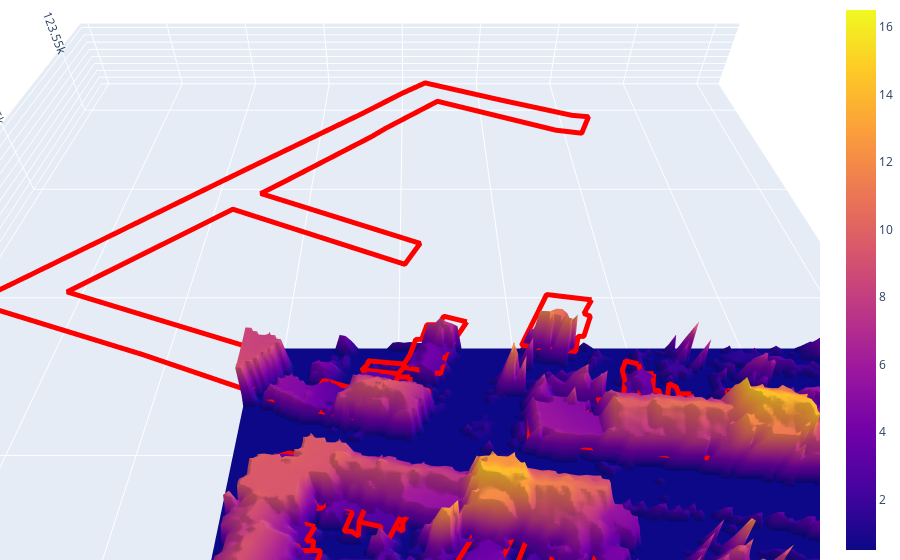

The notebook cell this image was saved under:
### Code cell
fig = go.Figure(go.Surface(z=z_data.values, x=z_data.columns, y=z_data.index, opacity=1))
         
for feature in features:
    fig.add_scatter3d(x=feature['X'], y=feature['Y'], z=[3]*len(feature['X']), 
                      mode='lines',showlegend=False, 
                      line=dict(color='red', width=10)
                     )

fig.update_layout(
    title=address,
    margin=dict(t=40, r=0, l=0, b=40),
    scene = {"xaxis": {'showspikes': False},
             "yaxis": {'showspikes': False},
             "zaxis": {'showspikes': False},
             'camera_eye': {"x": 0, "y": -0.5, "z": 0.5},
             "aspectratio": {"x": 1, "y": 1, "z": 0.1}
            })
fig.update_geos(fitbounds="locations", visible=False)
fig.update_layout(margin={"r": 0, "t": 0, "l": 0, "b": 0})
#fig.write_html('./templates/map.html',
#                   full_html=False,
#                   include_plotlyjs='cdn')

### Figure 1 — Plotly figure (JSON) as saved in the notebook; plotly's stock layout.template omitted (floating-point values rounded to 4 significant figures; data arrays with more than 128 entries replaced by an {"elided": "..."} marker saying what was removed)
{"data": [{"opacity": 1, "type": "surface", "x": [155615, 155616, 155617, 155618, 155619, 155620, 155621, 155622, 155623, 155624, 155625, 155626, 155627, 155628, 155629, 155630, 155631, 155632, 155633, 155634, 155635, 155636, 155637, 155638, 155639, 155640, 155641, 155642, 155643, 155644, 155645, 155646, 155647, 155648, 155649, 155650, 155651, 155652, 155653, 155654, 155655, 155656, 155657, 155658, 155659, 155660, 155661, 155662, 155663, 155664, 155665, 155666, 155667, 155668, 155669, 155670, 155671, 155672, 155673, 155674, 155675, 155676, 155677, 155678, 155679, 155680, 155681, 155682, 155683, 155684, 155685, 155686, 155687, 155688, 155689, 155690, 155691, 155692, 155693, 155694, 155695, 155696, 155697, 155698, 155699, 155700, 155701, 155702, 155703, 155704, 155705, 155706, 155707, 155708, 155709, 155710, 155711, 155712, 155713, 155714, 155715], "y": [123431, 123430, 123429, 123428, 123427, 123426, 123425, 123424, 123423, 123422, 123421, 123420, 123419, 123418, 123417, 123416, 123415, 123414, 123413, 123412, 123411, 123410, 123409, 123408, 123407, 123406, 123405, 123404, 123403, 123402, 123401, 123400, 123399, 123398, 123397, 123396, 123395, 123394, 123393, 123392, 123391, 123390, 123389, 123388, 123387, 123386, 123385, 123384, 123383, 123382, 123381, 123380, 123379, 123378, 123377, 123376, 123375, 123374, 123373, 123372, 123371, 123370, 123369, 123368, 123367, 123366, 123365, 123364, 123363, 123362, 123361, 123360, 123359, 123358, 123357, 123356, 123355, 123354, 123353, 123352, 123351, 123350, 123349, 123348, 123347, 123346, 123345, 123344, 123343, 123342, 123341, 123340, 123339, 123338, 123337, 123336, 123335, 123334, 123333, 123332, 123331], "z": {"elided": "101x101 float values"}}, {"line": {"color": "red", "width": 10}, "mode": "lines", "showlegend": false, "type": "scatter3d", "x": [155618, 155620, 155619, 155617, 155617, 155618, 155618, 155621, 155621, 155618, 155616, 155613, 155613, 155613, 155615, 155618], "y": [123332, 123332, 123330, 123330, 123329, 123329, 123329, 123329, 123326, 123327, 123328, 123328, 123329, 123329, 123333, 123332], "z": [3, 3, 3, 3, 3, 3, 3, 3, 3, 3, 3, 3, 3, 3, 3, 3]}, {"line": {"color": "red", "width": 10}, "mode": "lines", "showlegend": false, "type": "scatter3d", "x": [155621, 155620, 155618, 155615, 155615, 155616, 155616, 155621], "y": [123337, 123332, 123332, 123333, 123333, 123338, 123338, 123337], "z": [3, 3, 3, 3, 3, 3, 3, 3]}, {"line": {"color": "red", "width": 10}, "mode": "lines", "showlegend": false, "type": "scatter3d", "x": [155616, 155616, 155615, 155607, 155607, 155608, 155616], "y": [123338, 123338, 123333, 123336, 123337, 123340, 123338], "z": [3, 3, 3, 3, 3, 3, 3]}, {"line": {"color": "red", "width": 10}, "mode": "lines", "showlegend": false, "type": "scatter3d", "x": [155620, 155625, 155627, 155626, 155623, 155621, 155616, 155617, 155617, 155617, 155620], "y": [123342, 123341, 123341, 123335, 123336, 123337, 123338, 123343, 123343, 123343, 123342], "z": [3, 3, 3, 3, 3, 3, 3, 3, 3, 3, 3]}, {"line": {"color": "red", "width": 10}, "mode": "lines", "showlegend": false, "type": "scatter3d", "x": [155617, 155617, 155616, 155608, 155609, 155617], "y": [123343, 123343, 123338, 123340, 123345, 123343], "z": [3, 3, 3, 3, 3, 3]}, {"line": {"color": "red", "width": 10}, "mode": "lines", "showlegend": false, "type": "scatter3d", "x": [155621, 155621, 155621, 155621, 155625, 155625, 155620, 155617, 155619, 155621], "y": [123347, 123346, 123346, 123344, 123342, 123341, 123342, 123343, 123348, 123347], "z": [3, 3, 3, 3, 3, 3, 3, 3, 3, 3]}, {"line": {"color": "red", "width": 10}, "mode": "lines", "showlegend": false, "type": "scatter3d", "x": [155619, 155617, 155617, 155609, 155611, 155619], "y": [123348, 123343, 123343, 123345, 123350, 123348], "z": [3, 3, 3, 3, 3, 3]}, {"line": {"color": "red", "width": 10}, "mode": "lines", "showlegend": false, "type": "scatter3d", "x": [155623, 155624, 155624, 155623, 155626, 155625, 155621, 155619, 155620, 155623], "y": [123352, 123351, 123351, 123348, 123348, 123345, 123347, 123348, 123352, 123352], "z": [3, 3, 3, 3, 3, 3, 3, 3, 3, 3]}, {"line": {"color": "red", "width": 10}, "mode": "lines", "showlegend": false, "type": "scatter3d", "x": [155620, 155619, 155611, 155612, 155620], "y": [123352, 123348, 123350, 123355, 123352], "z": [3, 3, 3, 3, 3]}, {"line": {"color": "red", "width": 10}, "mode": "lines", "showlegend": false, "type": "scatter3d", "x": [155660, 155657, 155653, 155656, 155660], "y": [123354, 123345, 123347, 123355, 123354], "z": [3, 3, 3, 3, 3]}, {"line": {"color": "red", "width": 10}, "mode": "lines", "showlegend": false, "type": "scatter3d", "x": [155627, 155629, 155634, 155634, 155634, 155633, 155633, 155627, 155624, 155623, 155620, 155621, 155627], "y": [123356, 123355, 123354, 123353, 123353, 123349, 123349, 123350, 123351, 123352, 123352, 123357, 123356], "z": [3, 3, 3, 3, 3, 3, 3, 3, 3, 3, 3, 3, 3]}, {"line": {"color": "red", "width": 10}, "mode": "lines", "showlegend": false, "type": "scatter3d", "x": [155621, 155620, 155612, 155613, 155621], "y": [123357, 123352, 123355, 123360, 123357], "z": [3, 3, 3, 3, 3]}, {"line": {"color": "red", "width": 10}, "mode": "lines", "showlegend": false, "type": "scatter3d", "x": [155625, 155627, 155626, 155627, 155627, 155629, 155629, 155627, 155621, 155623, 155625], "y": [123361, 123361, 123358, 123357, 123358, 123357, 123355, 123356, 123357, 123362, 123361], "z": [3, 3, 3, 3, 3, 3, 3, 3, 3, 3, 3]}, {"line": {"color": "red", "width": 10}, "mode": "lines", "showlegend": false, "type": "scatter3d", "x": [155711, 155711, 155717, 155716, 155715, 155703, 155704, 155711], "y": [123363, 123362, 123362, 123357, 123348, 123349, 123364, 123363], "z": [3, 3, 3, 3, 3, 3, 3, 3]}, {"line": {"color": "red", "width": 10}, "mode": "lines", "showlegend": false, "type": "scatter3d", "x": [155623, 155621, 155613, 155615, 155615, 155623], "y": [123362, 123357, 123360, 123364, 123364, 123362], "z": [3, 3, 3, 3, 3, 3]}, {"line": {"color": "red", "width": 10}, "mode": "lines", "showlegend": false, "type": "scatter3d", "x": [155627, 155627, 155631, 155630, 155630, 155627, 155625, 155623, 155624, 155627], "y": [123366, 123364, 123362, 123360, 123360, 123361, 123361, 123362, 123367, 123366], "z": [3, 3, 3, 3, 3, 3, 3, 3, 3, 3]}, {"line": {"color": "red", "width": 10}, "mode": "lines", "showlegend": false, "type": "scatter3d", "x": [155624, 155624, 155623, 155615, 155616, 155624], "y": [123367, 123367, 123362, 123364, 123369, 123367], "z": [3, 3, 3, 3, 3, 3]}, {"line": {"color": "red", "width": 10}, "mode": "lines", "showlegend": false, "type": "scatter3d", "x": [155629, 155630, 155630, 155630, 155629, 155629, 155627, 155624, 155624, 155624, 155625, 155629], "y": [123371, 123370, 123370, 123370, 123366, 123365, 123366, 123367, 123367, 123367, 123372, 123371], "z": [3, 3, 3, 3, 3, 3, 3, 3, 3, 3, 3, 3]}, {"line": {"color": "red", "width": 10}, "mode": "lines", "showlegend": false, "type": "scatter3d", "x": [155625, 155624, 155624, 155616, 155618, 155625], "y": [123372, 123367, 123367, 123369, 123374, 123372], "z": [3, 3, 3, 3, 3, 3]}, {"line": {"color": "red", "width": 10}, "mode": "lines", "showlegend": false, "type": "scatter3d", "x": [155629, 155630, 155630, 155629, 155625, 155627, 155629], "y": [123376, 123376, 123375, 123371, 123372, 123376, 123376], "z": [3, 3, 3, 3, 3, 3, 3]}, {"line": {"color": "red", "width": 10}, "mode": "lines", "showlegend": false, "type": "scatter3d", "x": [155625, 155627, 155627, 155625, 155618, 155619, 155625], "y": [123377, 123377, 123376, 123372, 123374, 123379, 123377], "z": [3, 3, 3, 3, 3, 3, 3]}, {"line": {"color": "red", "width": 10}, "mode": "lines", "showlegend": false, "type": "scatter3d", "x": [155662, 155661, 155660, 155660, 155656, 155658, 155662], "y": [123378, 123375, 123372, 123372, 123373, 123379, 123378], "z": [3, 3, 3, 3, 3, 3, 3]}, {"line": {"color": "red", "width": 10}, "mode": "lines", "showlegend": false, "type": "scatter3d", "x": [155656, 155652, 155647, 155651, 155656], "y": [123379, 123369, 123371, 123380, 123379], "z": [3, 3, 3, 3, 3]}, {"line": {"color": "red", "width": 10}, "mode": "lines", "showlegend": false, "type": "scatter3d", "x": [155715, 155721, 155721, 155720, 155715, 155707, 155708, 155715], "y": [123380, 123379, 123379, 123374, 123375, 123376, 123381, 123380], "z": [3, 3, 3, 3, 3, 3, 3, 3]}, {"line": {"color": "red", "width": 10}, "mode": "lines", "showlegend": false, "type": "scatter3d", "x": [155629, 155628, 155629, 155629, 155627, 155627, 155625, 155626, 155629], "y": [123381, 123378, 123378, 123376, 123376, 123377, 123377, 123382, 123381], "z": [3, 3, 3, 3, 3, 3, 3, 3, 3]}, {"line": {"color": "red", "width": 10}, "mode": "lines", "showlegend": false, "type": "scatter3d", "x": [155642, 155641, 155641, 155640, 155641, 155642], "y": [123384, 123382, 123380, 123381, 123384, 123384], "z": [3, 3, 3, 3, 3, 3]}, {"line": {"color": "red", "width": 10}, "mode": "lines", "showlegend": false, "type": "scatter3d", "x": [155626, 155625, 155619, 155617, 155618, 155626], "y": [123382, 123377, 123379, 123379, 123384, 123382], "z": [3, 3, 3, 3, 3, 3]}, {"line": {"color": "red", "width": 10}, "mode": "lines", "showlegend": false, "type": "scatter3d", "x": [155641, 155641, 155640, 155639, 155637, 155638, 155638, 155635, 155635, 155635, 155636, 155641], "y": [123384, 123384, 123381, 123378, 123378, 123379, 123381, 123382, 123382, 123382, 123386, 123384], "z": [3, 3, 3, 3, 3, 3, 3, 3, 3, 3, 3, 3]}, {"line": {"color": "red", "width": 10}, "mode": "lines", "showlegend": false, "type": "scatter3d", "x": [155636, 155635, 155635, 155635, 155634, 155633, 155634, 155630, 155631, 155636], "y": [123386, 123382, 123382, 123379, 123380, 123380, 123384, 123385, 123387, 123386], "z": [3, 3, 3, 3, 3, 3, 3, 3, 3, 3]}, {"line": {"color": "red", "width": 10}, "mode": "lines", "showlegend": false, "type": "scatter3d", "x": [155631, 155630, 155629, 155628, 155631], "y": [123387, 123385, 123385, 123388, 123387], "z": [3, 3, 3, 3, 3]}, {"line": {"color": "red", "width": 10}, "mode": "lines", "showlegend": false, "type": "scatter3d", "x": [155669, 155668, 155666, 155661, 155662, 155663, 155663, 155664, 155669], "y": [123387, 123379, 123373, 123375, 123378, 123384, 123384, 123388, 123387], "z": [3, 3, 3, 3, 3, 3, 3, 3, 3]}, {"line": {"color": "red", "width": 10}, "mode": "lines", "showlegend": false, "type": "scatter3d", "x": [155664, 155663, 155663, 155662, 155658, 155656, 155658, 155664], "y": [123388, 123384, 123384, 123378, 123379, 123379, 123389, 123388], "z": [3, 3, 3, 3, 3, 3, 3, 3]}, {"line": {"color": "red", "width": 10}, "mode": "lines", "showlegend": false, "type": "scatter3d", "x": [155658, 155656, 155651, 155650, 155650, 155651, 155658], "y": [123389, 123379, 123380, 123380, 123381, 123390, 123389], "z": [3, 3, 3, 3, 3, 3, 3]}, {"line": {"color": "red", "width": 10}, "mode": "lines", "showlegend": false, "type": "scatter3d", "x": [155628, 155626, 155618, 155620, 155628], "y": [123388, 123382, 123384, 123390, 123388], "z": [3, 3, 3, 3, 3]}, {"line": {"color": "red", "width": 10}, "mode": "lines", "showlegend": false, "type": "scatter3d", "x": [155651, 155650, 155642, 155641, 155641, 155643, 155651], "y": [123390, 123381, 123384, 123384, 123384, 123392, 123390], "z": [3, 3, 3, 3, 3, 3, 3]}, {"line": {"color": "red", "width": 10}, "mode": "lines", "showlegend": false, "type": "scatter3d", "x": [155643, 155641, 155636, 155638, 155643], "y": [123392, 123384, 123386, 123394, 123392], "z": [3, 3, 3, 3, 3]}, {"line": {"color": "red", "width": 10}, "mode": "lines", "showlegend": false, "type": "scatter3d", "x": [155638, 155636, 155631, 155634, 155638], "y": [123394, 123386, 123387, 123395, 123394], "z": [3, 3, 3, 3, 3]}, {"line": {"color": "red", "width": 10}, "mode": "lines", "showlegend": false, "type": "scatter3d", "x": [155634, 155631, 155628, 155630, 155634], "y": [123395, 123387, 123388, 123396, 123395], "z": [3, 3, 3, 3, 3]}, {"line": {"color": "red", "width": 10}, "mode": "lines", "showlegend": false, "type": "scatter3d", "x": [155627, 155630, 155628, 155620, 155621, 155622, 155624, 155627], "y": [123397, 123396, 123388, 123390, 123393, 123397, 123398, 123397], "z": [3, 3, 3, 3, 3, 3, 3, 3]}, {"line": {"color": "red", "width": 10}, "mode": "lines", "showlegend": false, "type": "scatter3d", "x": [155718, 155717, 155711, 155712, 155718], "y": [123401, 123392, 123393, 123401, 123401], "z": [3, 3, 3, 3, 3]}, {"line": {"color": "red", "width": 10}, "mode": "lines", "showlegend": false, "type": "scatter3d", "x": [155712, 155712, 155711, 155697, 155699, 155712], "y": [123402, 123401, 123393, 123395, 123405, 123402], "z": [3, 3, 3, 3, 3, 3]}, {"line": {"color": "red", "width": 10}, "mode": "lines", "showlegend": false, "type": "scatter3d", "x": [155719, 155719, 155718, 155718, 155712, 155712, 155712, 155712, 155719], "y": [123405, 123403, 123403, 123401, 123401, 123402, 123403, 123406, 123405], "z": [3, 3, 3, 3, 3, 3, 3, 3, 3]}, {"line": {"color": "red", "width": 10}, "mode": "lines", "showlegend": false, "type": "scatter3d", "x": [155699, 155699, 155699, 155697, 155696, 155690, 155692, 155692, 155699], "y": [123407, 123407, 123405, 123395, 123395, 123396, 123408, 123408, 123407], "z": [3, 3, 3, 3, 3, 3, 3, 3, 3]}, {"line": {"color": "red", "width": 10}, "mode": "lines", "showlegend": false, "type": "scatter3d", "x": [155684, 155686, 155690, 155692, 155692, 155690, 155689, 155685, 155683, 155683, 155684, 155684], "y": [123409, 123409, 123408, 123408, 123408, 123396, 123396, 123397, 123397, 123397, 123409, 123409], "z": [3, 3, 3, 3, 3, 3, 3, 3, 3, 3, 3, 3]}, {"line": {"color": "red", "width": 10}, "mode": "lines", "showlegend": false, "type": "scatter3d", "x": [155684, 155683, 155683, 155677, 155678, 155684], "y": [123409, 123397, 123397, 123398, 123410, 123409], "z": [3, 3, 3, 3, 3, 3]}, {"line": {"color": "red", "width": 10}, "mode": "lines", "showlegend": false, "type": "scatter3d", "x": [155672, 155678, 155677, 155671, 155672, 155672, 155672], "y": [123411, 123410, 123398, 123399, 123406, 123411, 123411], "z": [3, 3, 3, 3, 3, 3, 3]}, {"line": {"color": "red", "width": 10}, "mode": "lines", "showlegend": false, "type": "scatter3d", "x": [155670, 155669, 155672, 155671, 155660, 155661, 155663, 155663, 155665, 155670], "y": [123411, 123406, 123406, 123399, 123401, 123410, 123409, 123411, 123411, 123411], "z": [3, 3, 3, 3, 3, 3, 3, 3, 3, 3]}, {"line": {"color": "red", "width": 10}, "mode": "lines", "showlegend": false, "type": "scatter3d", "x": [155713, 155712, 155712, 155712, 155712, 155699, 155699, 155699, 155699, 155700, 155713], "y": [123412, 123406, 123406, 123403, 123402, 123405, 123407, 123407, 123409, 123414, 123412], "z": [3, 3, 3, 3, 3, 3, 3, 3, 3, 3, 3]}, {"line": {"color": "red", "width": 10}, "mode": "lines", "showlegend": false, "type": "scatter3d", "x": [155687, 155686, 155684, 155685, 155687], "y": [123414, 123409, 123409, 123414, 123414], "z": [3, 3, 3, 3, 3]}, {"line": {"color": "red", "width": 10}, "mode": "lines", "showlegend": false, "type": "scatter3d", "x": [155645, 155642, 155637, 155639, 155645], "y": [123413, 123405, 123406, 123414, 123413], "z": [3, 3, 3, 3, 3]}, {"line": {"color": "red", "width": 10}, "mode": "lines", "showlegend": false, "type": "scatter3d", "x": [155700, 155699, 155699, 155692, 155692, 155692, 155693, 155700], "y": [123414, 123409, 123407, 123408, 123408, 123408, 123415, 123414], "z": [3, 3, 3, 3, 3, 3, 3, 3]}, {"line": {"color": "red", "width": 10}, "mode": "lines", "showlegend": false, "type": "scatter3d", "x": [155639, 155637, 155631, 155633, 155633, 155633, 155639], "y": [123414, 123406, 123408, 123416, 123416, 123416, 123414], "z": [3, 3, 3, 3, 3, 3, 3]}, {"line": {"color": "red", "width": 10}, "mode": "lines", "showlegend": false, "type": "scatter3d", "x": [155628, 155632, 155633, 155633, 155631, 155628, 155625, 155626, 155627, 155628, 155628], "y": [123418, 123416, 123416, 123416, 123408, 123409, 123410, 123413, 123415, 123418, 123418], "z": [3, 3, 3, 3, 3, 3, 3, 3, 3, 3, 3]}, {"line": {"color": "red", "width": 10}, "mode": "lines", "showlegend": false, "type": "scatter3d", "x": [155622, 155623, 155626, 155627, 155626, 155625, 155619, 155620, 155622, 155622], "y": [123418, 123417, 123415, 123415, 123413, 123410, 123413, 123414, 123418, 123418], "z": [3, 3, 3, 3, 3, 3, 3, 3, 3, 3]}, {"line": {"color": "red", "width": 10}, "mode": "lines", "showlegend": false, "type": "scatter3d", "x": [155642, 155642, 155645, 155645, 155639, 155640, 155642], "y": [123419, 123416, 123415, 123413, 123414, 123419, 123419], "z": [3, 3, 3, 3, 3, 3, 3]}, {"line": {"color": "red", "width": 10}, "mode": "lines", "showlegend": false, "type": "scatter3d", "x": [155682, 155681, 155682, 155682, 155683, 155684, 155685, 155685, 155684, 155684, 155678, 155679, 155680, 155682], "y": [123420, 123415, 123415, 123413, 123413, 123417, 123416, 123414, 123409, 123409, 123410, 123415, 123420, 123420], "z": [3, 3, 3, 3, 3, 3, 3, 3, 3, 3, 3, 3, 3, 3]}, {"line": {"color": "red", "width": 10}, "mode": "lines", "showlegend": false, "type": "scatter3d", "x": [155635, 155640, 155640, 155639, 155633, 155635, 155635], "y": [123421, 123420, 123419, 123414, 123416, 123421, 123421], "z": [3, 3, 3, 3, 3, 3, 3]}, {"line": {"color": "red", "width": 10}, "mode": "lines", "showlegend": false, "type": "scatter3d", "x": [155680, 155680, 155679, 155678, 155672, 155672, 155672, 155673, 155676, 155677, 155677, 155677, 155677, 155677, 155677, 155678, 155680], "y": [123423, 123420, 123415, 123410, 123411, 123411, 123413, 123414, 123413, 123418, 123418, 123420, 123420, 123420, 123421, 123424, 123423], "z": [3, 3, 3, 3, 3, 3, 3, 3, 3, 3, 3, 3, 3, 3, 3, 3, 3]}, {"line": {"color": "red", "width": 10}, "mode": "lines", "showlegend": false, "type": "scatter3d", "x": [155641, 155641, 155640, 155635, 155635, 155634, 155635, 155635, 155641], "y": [123423, 123422, 123420, 123421, 123421, 123421, 123423, 123424, 123423], "z": [3, 3, 3, 3, 3, 3, 3, 3, 3]}, {"line": {"color": "red", "width": 10}, "mode": "lines", "showlegend": false, "type": "scatter3d", "x": [155644, 155649, 155649, 155648, 155647, 155641, 155641, 155642, 155643, 155644], "y": [123431, 123429, 123429, 123426, 123420, 123422, 123423, 123426, 123431, 123431], "z": [3, 3, 3, 3, 3, 3, 3, 3, 3, 3]}, {"line": {"color": "red", "width": 10}, "mode": "lines", "showlegend": false, "type": "scatter3d", "x": [155652, 155649, 155649, 155649, 155644, 155645, 155645, 155647, 155648, 155652], "y": [123437, 123429, 123429, 123429, 123431, 123436, 123436, 123436, 123439, 123437], "z": [3, 3, 3, 3, 3, 3, 3, 3, 3, 3]}, {"line": {"color": "red", "width": 10}, "mode": "lines", "showlegend": false, "type": "scatter3d", "x": [155675, 155673, 155674, 155672, 155671, 155670, 155661, 155667, 155675], "y": [123445, 123440, 123439, 123432, 123432, 123427, 123429, 123447, 123445], "z": [3, 3, 3, 3, 3, 3, 3, 3, 3]}, {"line": {"color": "red", "width": 10}, "mode": "lines", "showlegend": false, "type": "scatter3d", "x": [155665, 155682, 155686, 155683, 155677, 155649, 155636, 155633, 155615, 155610, 155644, 155641, 155605, 155579, 155619, 155621, 155616, 155597, 155563, 155570, 155606, 155630, 155640, 155646, 155665], "y": [123550, 123539, 123538, 123527, 123529, 123549, 123530, 123525, 123499, 123492, 123468, 123459, 123484, 123448, 123426, 123425, 123415, 123426, 123444, 123454, 123506, 123540, 123555, 123563, 123550], "z": [3, 3, 3, 3, 3, 3, 3, 3, 3, 3, 3, 3, 3, 3, 3, 3, 3, 3, 3, 3, 3, 3, 3, 3, 3]}], "layout": {"geo": {"fitbounds": "locations", "visible": false}, "margin": {"b": 0, "l": 0, "r": 0, "t": 0}, "scene": {"aspectratio": {"x": 1, "y": 1, "z": 0.1}, "camera": {"eye": {"x": 0, "y": -0.5, "z": 0.5}}, "xaxis": {"showspikes": false}, "yaxis": {"showspikes": false}, "zaxis": {"showspikes": false}}, "title": {"text": "Rue du Roton 38"}}}
